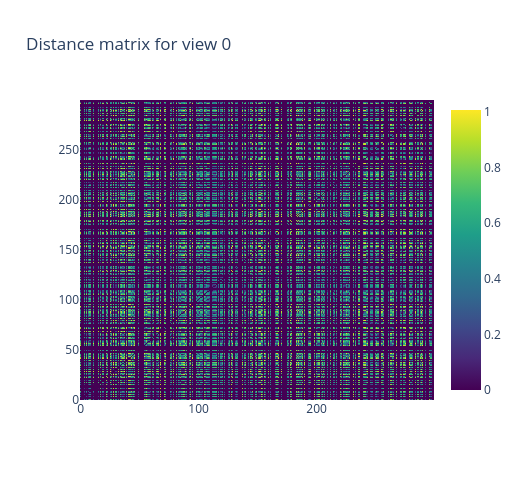

Source (notebook cell):
### Markdown cell above
## Step 3 - Visibility and distance matrices

Each point is made visible in only a few of the views (here, 3 of 5), and every
view is reduced to a matrix of pairwise 2D distances between its visible points.
These distance matrices are the only input MPSE receives.

### Code cell
dist_mats, weight_mats, projection_mats = build_distance_matrices(
    points, n_perspectives=n_perspectives, projection="atleast",
    points_in_at_least=3, rng=np.random.default_rng(0))

print(f"{len(dist_mats)} distance matrices, each {dist_mats[0].shape}")

go.Figure(
    data=go.Heatmap(z=dist_mats[0], colorscale="Viridis"),
    layout=go.Layout(title="Distance matrix for view 0", width=520, height=480),
)

### Figure 1 — Plotly figure (JSON) as saved in the notebook; plotly's stock layout.template omitted (floating-point values rounded to 4 significant figures; data arrays with more than 128 entries replaced by an {"elided": "..."} marker saying what was removed)
{"data": [{"colorscale": [[0, "#440154"], [0.1111, "#482878"], [0.2222, "#3e4989"], [0.3333, "#31688e"], [0.4444, "#26828e"], [0.5556, "#1f9e89"], [0.6667, "#35b779"], [0.7778, "#6ece58"], [0.8889, "#b5de2b"], [1, "#fde725"]], "type": "heatmap", "z": {"elided": "300x300 float values"}}], "layout": {"height": 480, "title": {"text": "Distance matrix for view 0"}, "width": 520}}
